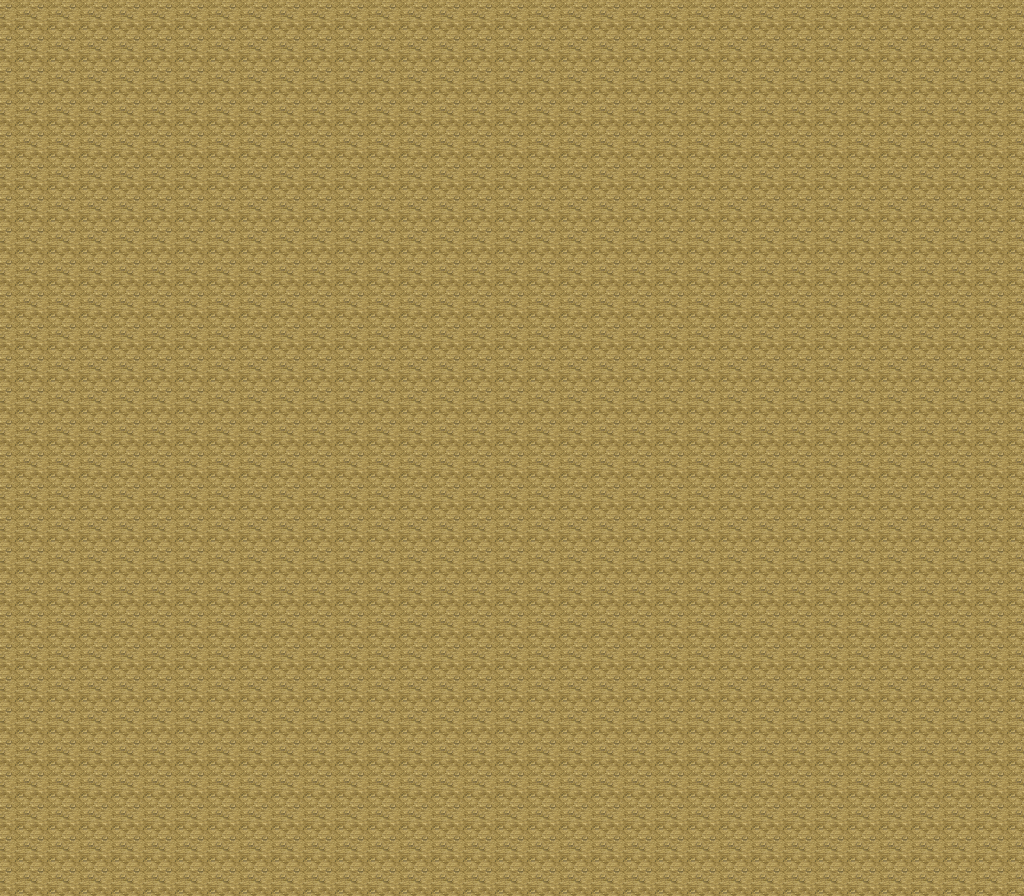

This is a level from a 2D game, rendered from its Tiled map with the project's own tilesets. A one-line summary and the map file follow, with tile-layer data summarised:
An orthogonal 32x28 tile map with 32x32 px tiles, 1 tile layer (map0).

<map version="1.0" tiledversion="1.0.1" orientation="orthogonal" renderorder="right-down" width="32" height="28" tilewidth="32" tileheight="32" nextobjectid="1">
 <tileset firstgid="1" name="road-tiles" tilewidth="32" tileheight="32" tilecount="320" columns="20">
  <image source="road-tiles.png" width="640" height="512" />
 </tileset>
 <layer name="map0" width="32" height="28">
  <data>[896 cells, 896 non-empty, 1 distinct tile ids]</data>
 </layer>
</map>